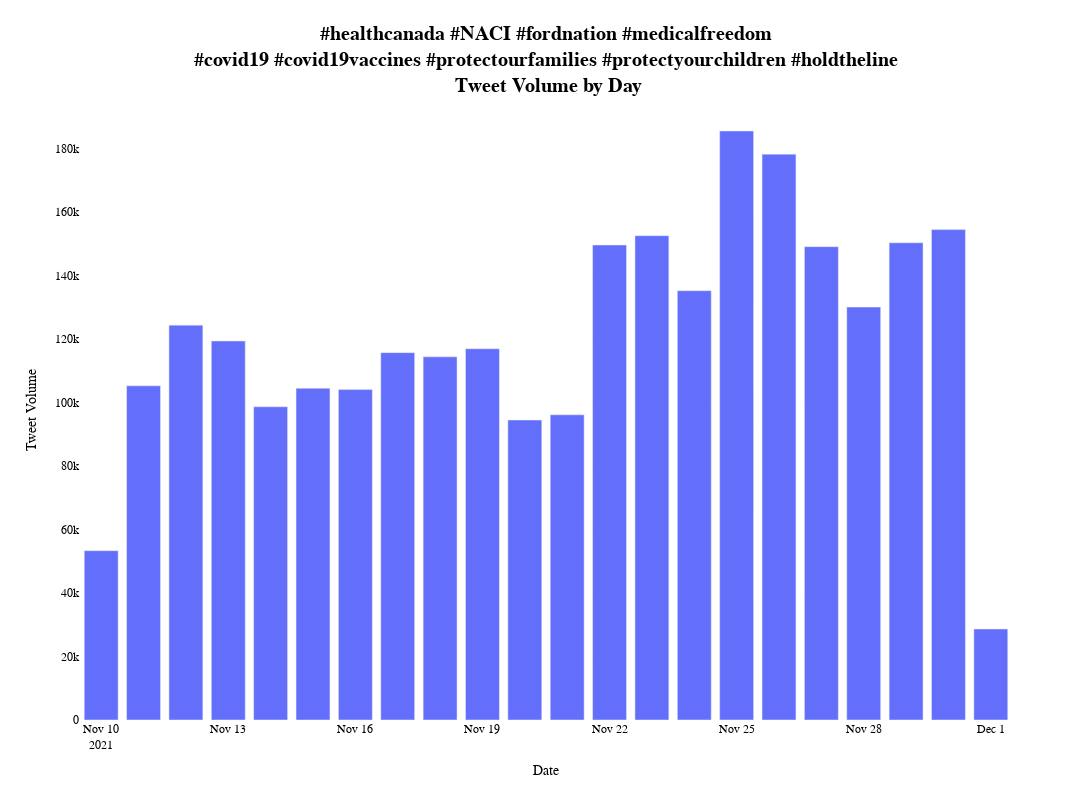

Notebook code cell kept with this figure:
### Code cell
import pandas as pd
import plotly.express as px

times = pd.read_csv("/home/nruest/Projects/digfemcan/twitter-data/105683SP3QFISO4-times.csv")

times['created_at'] = pd.to_datetime(times['created_at'], format='%a %b %d %H:%M:%S +0000 %Y')

times['date'] = times['created_at'].dt.date

tweet_volume_by_day = times['date'].value_counts().sort_index()

fig = px.bar(
    tweet_volume_by_day,
    x=tweet_volume_by_day.index,
    y=tweet_volume_by_day.values,
    labels={'x': 'Date', 'y': 'Tweet Volume'},
    title='Tweet Volume by Day',
)

fig.update_layout(
    title={
        'text': '#healthcanada #NACI #fordnation #medicalfreedom<br>#covid19 #covid19vaccines #protectourfamilies #protectyourchildren #holdtheline<br> Tweet Volume by Day',
        'font': {
            'size': 20,
            'family': 'Arial, sans-serif',
            'color': 'black',
            'weight': 'bold'
        },
        'x': 0.5,
        'xanchor': 'center',
        'y': 0.95,
        'yanchor': 'top'
    },
    xaxis_title='Date',
    yaxis_title='Tweet Volume',
    plot_bgcolor='rgba(0,0,0,0)',
    paper_bgcolor='rgba(0,0,0,0)',
    font=dict(family="Arial, sans-serif", size=12, color="black"),
    width=1200,
    height=800,
)

fig.show()

### Figure 1 — Plotly figure (JSON) as saved in the notebook; plotly's stock layout.template omitted (floating-point values rounded to 4 significant figures)
{"data": [{"alignmentgroup": "True", "hovertemplate": "date=%{x}<br>Tweet Volume=%{y}<extra></extra>", "legendgroup": "", "marker": {"color": "#636efa", "pattern": {"shape": ""}}, "name": "", "offsetgroup": "", "orientation": "v", "showlegend": false, "textposition": "auto", "type": "bar", "x": ["2021-11-10", "2021-11-11", "2021-11-12", "2021-11-13", "2021-11-14", "2021-11-15", "2021-11-16", "2021-11-17", "2021-11-18", "2021-11-19", "2021-11-20", "2021-11-21", "2021-11-22", "2021-11-23", "2021-11-24", "2021-11-25", "2021-11-26", "2021-11-27", "2021-11-28", "2021-11-29", "2021-11-30", "2021-12-01"], "xaxis": "x", "y": [53330, 105261, 124374, 119397, 98669, 104476, 104088, 115725, 114394, 116935, 94491, 96135, 149630, 152549, 135229, 185540, 178253, 149110, 130071, 150319, 154474, 28667], "yaxis": "y"}], "layout": {"barmode": "relative", "font": {"color": "black", "family": "Arial, sans-serif", "size": 12}, "height": 800, "legend": {"tracegroupgap": 0}, "paper_bgcolor": "rgba(0, 0, 0, 0)", "plot_bgcolor": "rgba(0, 0, 0, 0)", "title": {"font": {"color": "black", "family": "Arial, sans-serif", "size": 20, "weight": "bold"}, "text": "#healthcanada #NACI #fordnation #medicalfreedom<br>#covid19 #covid19vaccines #protectourfamilies #protectyourchildren #holdtheline<br> Tweet Volume by Day", "x": 0.5, "xanchor": "center", "y": 0.95, "yanchor": "top"}, "width": 1200, "xaxis": {"anchor": "y", "autorange": true, "domain": [0, 1], "range": ["2021-11-09 12:00", "2021-12-01 12:00"], "title": {"text": "Date"}, "type": "date"}, "yaxis": {"anchor": "x", "autorange": true, "domain": [0, 1], "range": [0, 195300.0], "title": {"text": "Tweet Volume"}, "type": "linear"}}}
